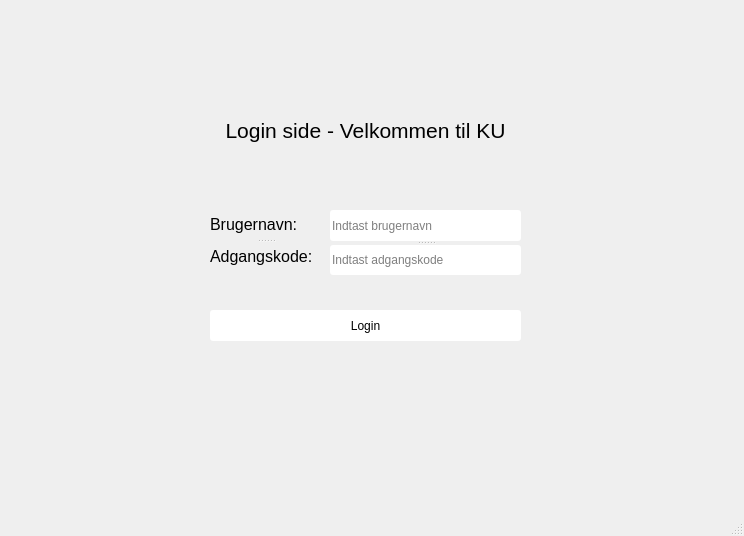
<?xml version="1.0" encoding="UTF-8"?>
<ui version="4.0">
 <class>MainWindow</class>
 <widget class="QMainWindow" name="MainWindow">
  <property name="geometry">
   <rect>
    <x>0</x>
    <y>0</y>
    <width>744</width>
    <height>536</height>
   </rect>
  </property>
  <property name="windowTitle">
   <string>MainWindow</string>
  </property>
  <property name="styleSheet">
   <string notr="true"/>
  </property>
  <widget class="QWidget" name="centralwidget">
   <widget class="QLabel" name="label_loginside">
    <property name="geometry">
     <rect>
      <x>210</x>
      <y>110</y>
      <width>311</width>
      <height>41</height>
     </rect>
    </property>
    <property name="text">
     <string>&lt;html&gt;&lt;head/&gt;&lt;body&gt;&lt;p align=&quot;center&quot;&gt;&lt;span style=&quot; font-size:16pt;&quot;&gt;Login side - Velkommen til KU&lt;/span&gt;&lt;/p&gt;&lt;/body&gt;&lt;/html&gt;</string>
    </property>
   </widget>
   <widget class="QPushButton" name="loginButton">
    <property name="geometry">
     <rect>
      <x>210</x>
      <y>310</y>
      <width>311</width>
      <height>31</height>
     </rect>
    </property>
    <property name="mouseTracking">
     <bool>true</bool>
    </property>
    <property name="styleSheet">
     <string notr="true">QPushButton {
background-color: rgb(255, 255, 255);
border-radius:3px;
}

QPushButton:hover {
	background-color: rgb(250, 250, 250);
}</string>
    </property>
    <property name="text">
     <string>Login</string>
    </property>
   </widget>
   <widget class="QSplitter" name="splitter">
    <property name="geometry">
     <rect>
      <x>210</x>
      <y>210</y>
      <width>111</width>
      <height>61</height>
     </rect>
    </property>
    <property name="orientation">
     <enum>Qt::Vertical</enum>
    </property>
    <widget class="QLabel" name="label_brugernavn">
     <property name="text">
      <string>&lt;html&gt;&lt;head/&gt;&lt;body&gt;&lt;p&gt;&lt;span style=&quot; font-size:12pt;&quot;&gt;Brugernavn:&lt;/span&gt;&lt;/p&gt;&lt;/body&gt;&lt;/html&gt;</string>
     </property>
    </widget>
    <widget class="QLabel" name="label_adgangskode">
     <property name="text">
      <string>&lt;html&gt;&lt;head/&gt;&lt;body&gt;&lt;p&gt;&lt;span style=&quot; font-size:12pt;&quot;&gt;Adgangskode:&lt;/span&gt;&lt;/p&gt;&lt;/body&gt;&lt;/html&gt;</string>
     </property>
    </widget>
   </widget>
   <widget class="QSplitter" name="splitter_2">
    <property name="geometry">
     <rect>
      <x>330</x>
      <y>210</y>
      <width>191</width>
      <height>65</height>
     </rect>
    </property>
    <property name="orientation">
     <enum>Qt::Vertical</enum>
    </property>
    <widget class="QLineEdit" name="lineEdit_brugernavn">
     <property name="minimumSize">
      <size>
       <width>0</width>
       <height>30</height>
      </size>
     </property>
     <property name="styleSheet">
      <string notr="true">background-color: rgb(255, 255, 255);
border-radius:3px;</string>
     </property>
     <property name="text">
      <string/>
     </property>
     <property name="placeholderText">
      <string>Indtast brugernavn</string>
     </property>
    </widget>
    <widget class="QLineEdit" name="lineEdit_adgangskode">
     <property name="minimumSize">
      <size>
       <width>0</width>
       <height>30</height>
      </size>
     </property>
     <property name="styleSheet">
      <string notr="true">background-color: rgb(255, 255, 255);
border-radius:3px;</string>
     </property>
     <property name="text">
      <string/>
     </property>
     <property name="echoMode">
      <enum>QLineEdit::Password</enum>
     </property>
     <property name="placeholderText">
      <string>Indtast adgangskode</string>
     </property>
    </widget>
   </widget>
   <widget class="QLabel" name="label">
    <property name="geometry">
     <rect>
      <x>0</x>
      <y>20</y>
      <width>211</width>
      <height>81</height>
     </rect>
    </property>
    <property name="text">
     <string/>
    </property>
    <property name="pixmap">
     <pixmap resource="G:/Mit drev/SUND/4. Semester/Systemudvikling/billede.qrc">:/billede/ku_logo_dk_hh.png</pixmap>
    </property>
    <property name="scaledContents">
     <bool>true</bool>
    </property>
   </widget>
  </widget>
  <widget class="QMenuBar" name="menubar">
   <property name="geometry">
    <rect>
     <x>0</x>
     <y>0</y>
     <width>744</width>
     <height>22</height>
    </rect>
   </property>
  </widget>
  <widget class="QStatusBar" name="statusbar"/>
 </widget>
 <resources>
  <include location="G:/Mit drev/SUND/4. Semester/Systemudvikling/billede.qrc"/>
 </resources>
 <connections/>
</ui>
